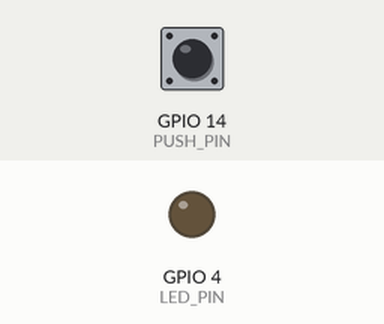
Bench run of a sketch on a simulated ESP8266 (NodeMCU). On the bench: output pins drawn as LEDs (lit = HIGH). Inputs (shaded band) come from the test bench; at power-on: GPIO 14 (PUSH_PIN) HIGH. What the sketch prints to the serial monitor is not drawn.

Above: at 1.2 s.
1.3 s: GPIO 14 (PUSH_PIN) pulled LOW for 0.15 s
At 2.0 s:
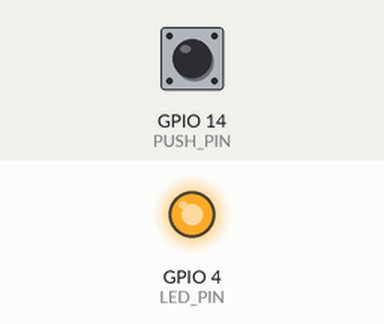
Timing chart, 0 to 4.3 s (numbered marks = the images above; inputs shaded):
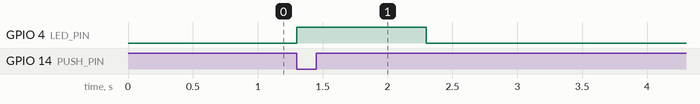

Measured:
- after the input at 1.3 s, GPIO 4 (LED_PIN): LOW → HIGH at once, → LOW 1.0 s later

The sketch:

Panic_Alarm.ino
```cpp
#include "panic_Alarm.h"
#include <SPI.h>
#include <ESP8266WiFi.h>
#include <ThingerWifi.h>

// Thinger.io credentials: username, device ID, device token
ThingerWifi thing(THINGER_USERNAME, THINGER_DEVICE_ID, THINGER_DEVICE_TOKEN);

// GPIO pins
int pushPin = PUSH_PIN;  // D5 on NodeMCU, button input
int ledPin = LED_PIN;    // D2 on NodeMCU, LED output

void setup() {
  pinMode(ledPin, OUTPUT);       // LED as output
  pinMode(pushPin, INPUT_PULLUP); // Button as input
  Serial.begin(9600);

  // Connect to Wi-Fi
  thing.add_wifi(WIFI_SSID, WIFI_PASSWORD);

  Serial.println("Device ready. Waiting for button press...");
}

void loop() {
  int val = digitalRead(pushPin);

  if (val == LOW) {
    digitalWrite(ledPin, HIGH);  // Flash LED when pressed
    delay(1000);
    digitalWrite(ledPin, LOW);

    thing.handle();  // Maintain Thinger.io connection
    thing.call_endpoint("email");  // Call your configured Thinger.io email endpoint

    delay(5000);  // Avoid repeated spamming
  } else {
    digitalWrite(ledPin, LOW);  // Keep LED off
  }
}
```

panic_Alarm_example.h
```cpp
#ifndef PANIC_ALARM_H
#define PANIC_ALARM_H

// WiFi credentials (replace with your own)
#define WIFI_SSID "YOUR_WIFI_SSID"
#define WIFI_PASSWORD "YOUR_WIFI_PASSWORD"

// Thinger.io credentials (replace with your own)
#define THINGER_USERNAME "YOUR_THINGER_USERNAME"
#define THINGER_DEVICE_ID "YOUR_DEVICE_ID"
#define THINGER_DEVICE_TOKEN "YOUR_DEVICE_TOKEN"

// GPIO pins
#define PUSH_PIN 14  // D5 on NodeMCU, button input
#define LED_PIN 4    // D2 on NodeMCU, LED output

#endif // PANIC_ALARM_H 
```
